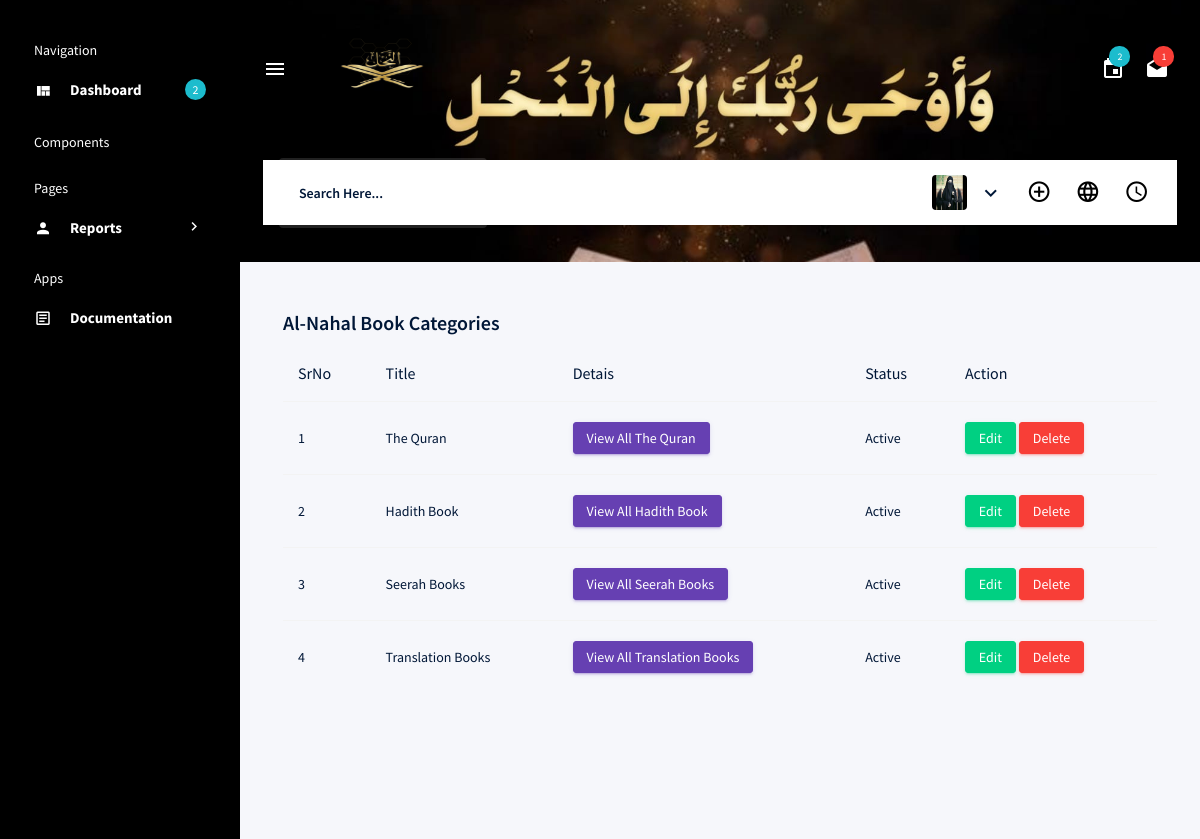
The page /admin/viewAllBooks.php on the database its author committed.
### tables this page shows
CREATE TABLE `tbl_books_cate` (
  `BC_id` int(11) NOT NULL,
  `BC_name` varchar(255) DEFAULT NULL,
  `BC_status` enum('A','B') NOT NULL DEFAULT 'A'
);

### admin/includes/functions.php (called while the page is built, shortened)
<?php
function getStatusTitle($status){
	if ($status == "A") {
		return "Active";
	}else if ($status == "B") {
		return "Blocked";
	}else if ($status == "P") {
		return "Pending";
	}else if ($status == "R") {
		return "Rejected";
	}else if ($status == "CL") {
		return "Close";
	}else{
		return "N/A";
	}
}
?>

### admin/viewAllBooks.php (the view, shortened to what this page needs)
<!DOCTYPE html>
<html lang="en">
<?php
require('includes/head.php');
?>
<body>
  <div class="container-scroller d-flex">
  <?php
  require('includes/sidebar.php');
  ?>
    <div class="container-fluid page-body-wrapper">
      <?php require ("includes/navbar.php"); ?>
      <div class="main-panel">
        <div class="content-wrapper">
          <div class="card-body">
                  <h4 class="card-title">Al-Nahal Book Categories</h4>
                  <div class="table-responsive">
                    <table class="table">
                      <thead>
                        <tr>
                          <th>SrNo</th>
                          <th>Title</th>
                          <th>Detais</th>
                          <th>Status</th>
                          <th>Action</th>
                        </tr>
                      </thead>
                      <tbody>
                        <?php
                        $sql = "SELECT * FROM `tbl_books_cate` ORDER BY `BC_id`";
                        $result = mysqli_query($con,$sql);
                        if ($result) {
                          if (mysqli_num_rows($result)>0) {
                            $srNo = 1;
                            while ($row = mysqli_fetch_array($result)) {
                              ?>
                              <tr>
                                <td><?php echo $srNo; ?></td>
                                <td><?php echo $row['BC_name']; ?></td>
                                <td><a href="viewAllBooks.php?BCID=<?php echo $row['BC_id']; ?>" class="btn btn-primary btn-sm">View All <?php echo $row['BC_name']; ?></a></td>
                                <td><?php echo getStatusTitle($row['BC_status']); ?></td>
                                <td>
                                  <a href="editBookCategory.php?BCID=<?php echo $row['BC_id']; ?>" class="btn btn-success btn-sm">Edit</a>
                                  <a href="" class="btn btn-danger btn-sm">Delete</a>
                                </td>
                              </tr>
                              <?php
                              $srNo++;
                            }
                          }else{
                            ?>
                            <div class="alert alert-info">
                              No Book Category(s) Found.
                            </div>
                            <?php
                          }
                        }
                        ?>
                      </tbody>
                    </table>
                  </div>
                </div>
        </div>
      </div>
    </div>
  </div>
</body>
</html>

### rows shown on the page
tbl_books_cate: BC_name "The Quran", BC_status "Active"
tbl_books_cate: BC_name "Hadith Book", BC_status "Active"
tbl_books_cate: BC_name "Seerah Books", BC_status "Active"
tbl_books_cate: BC_name "Translation Books", BC_status "Active"
